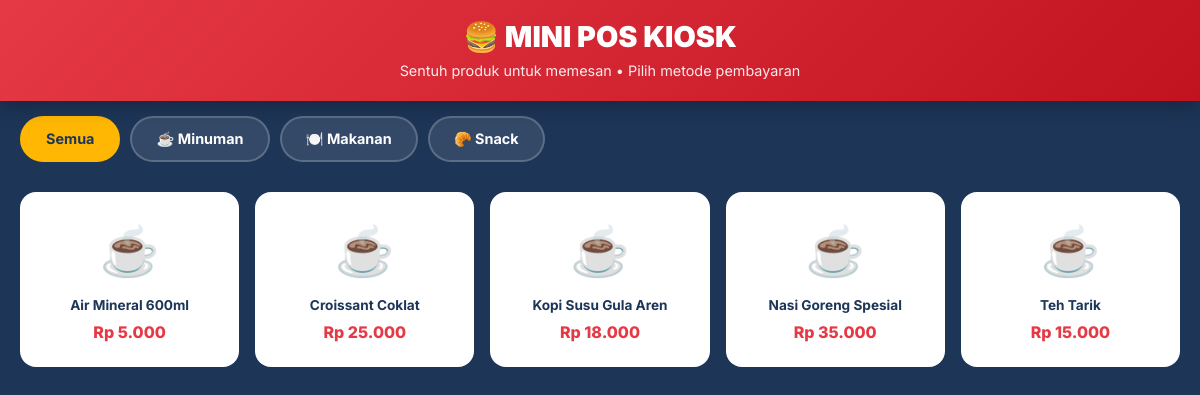
Page /kiosk.php on the committed database.
### tables this page shows
CREATE TABLE products (
    id INT AUTO_INCREMENT PRIMARY KEY,
    name VARCHAR(100) NOT NULL,
    price DECIMAL(12,2) NOT NULL,
    stock INT NOT NULL DEFAULT 0,
    created_at TIMESTAMP DEFAULT CURRENT_TIMESTAMP,
    updated_at TIMESTAMP NULL DEFAULT NULL ON UPDATE CURRENT_TIMESTAMP
);

### config/database.php (called while the page is built, shortened)
<?php
function formatRupiah($number): string
{
    return 'Rp ' . number_format((float)$number, 0, ',', '.');
}

### kiosk.php (the view, shortened to what this page needs)
<?php
require_once 'config/database.php';
$stmt = $pdo->query("SELECT * FROM products WHERE stock > 0 ORDER BY name ASC");
$products = $stmt->fetchAll();
?>
<!DOCTYPE html>
<html lang="id">
<head>
    <link href="https://cdn.jsdelivr.net/npm/bootstrap@5.3.0/dist/css/bootstrap.min.css" rel="stylesheet">
</head>
<body>
    <div class="kiosk-header">
        <h1>🍔 MINI POS KIOSK</h1>
        <p>Sentuh produk untuk memesan • Pilih metode pembayaran</p>
    </div>
    <div class="category-bar">
        <div class="cat-btn active" onclick="filterCategory('all', this)">Semua</div>
        <div class="cat-btn" onclick="filterCategory('minuman', this)">☕ Minuman</div>
        <div class="cat-btn" onclick="filterCategory('makanan', this)">🍽️ Makanan</div>
        <div class="cat-btn" onclick="filterCategory('snack', this)">🥐 Snack</div>
    </div>
    <div class="kiosk-grid" id="productGrid">
        <?php foreach ($products as $p): ?>
            <div class="kiosk-card"
                data-id="<?= $p['id'] ?>"
                data-name="<?= htmlspecialchars($p['name']) ?>"
                data-price="<?= $p['price'] ?>"
                data-category="<?= strtolower(preg_match('/kopi|teh|air|minum/i', $p['name']) ? 'minuman' : (preg_match('/nasi|mie|ayam|goreng/i', $p['name']) ? 'makanan' : 'snack')) ?>"
                onclick="toggleItem(this)">
                <span class="emoji">☕</span>
                <div class="pname"><?= htmlspecialchars($p['name']) ?></div>
                <div class="pprice"><?= formatRupiah($p['price']) ?></div>
            </div>
        <?php endforeach; ?>
    </div>
</body>
</html>

### kiosk.php (style rules this page uses)
:root { --primary: #e63946; --primary-dark: #c1121f; --accent: #ffb703; --dark: #1d3557; }
* { font-family: 'Inter', sans-serif; -webkit-tap-highlight-color: transparent; box-sizing: border-box; }
body { background: var(--dark); color: white; min-height: 100vh; overflow-x: hidden; padding-bottom: 100px; }
.kiosk-header { background: linear-gradient(135deg, var(--primary), var(--primary-dark)); padding: 20px; text-align: center; position: sticky; top: 0; z-index: 100; box-shadow: 0 4px 20px rgba(0, 0, 0, 0.3); }
.kiosk-header h1 { font-size: 1.8rem; font-weight: 900; margin: 0; }
.kiosk-header p { margin: 5px 0 0; opacity: 0.9; font-size: 0.9rem; }
.category-bar { display: flex; gap: 10px; padding: 15px 20px; overflow-x: auto; scrollbar-width: none; }
.cat-btn { background: rgba(255, 255, 255, 0.1); border: 2px solid rgba(255, 255, 255, 0.2); color: white; padding: 10px 24px; border-radius: 50px; white-space: nowrap; font-weight: 700; cursor: pointer; transition: all 0.2s; font-size: 0.9rem; }
.cat-btn.active, .cat-btn:hover { background: var(--accent); border-color: var(--accent); color: var(--dark); }
.kiosk-grid { display: grid; grid-template-columns: repeat(auto-fill, minmax(160px, 1fr)); gap: 12px; padding: 15px 20px; }
.kiosk-card { background: white; border-radius: 16px; padding: 20px 15px; text-align: center; color: var(--dark); cursor: pointer; transition: all 0.2s; border: 3px solid transparent; position: relative; }
.kiosk-card .emoji { font-size: 3rem; margin-bottom: 10px; display: block; }
.kiosk-card .pname { font-weight: 700; font-size: 0.85rem; margin-bottom: 6px; line-height: 1.3; }
.kiosk-card .pprice { color: var(--primary); font-weight: 800; font-size: 1rem; }
@media (min-width: 768px) { .kiosk-grid { grid-template-columns: repeat(auto-fill, minmax(200px, 1fr)); gap: 16px; } }

### rows in the picture
products: name "Air Mineral 600ml", price "Rp 5.000"
products: name "Croissant Coklat", price "Rp 25.000"
products: name "Kopi Susu Gula Aren", price "Rp 18.000"
products: name "Nasi Goreng Spesial", price "Rp 35.000"
products: name "Teh Tarik", price "Rp 15.000"
